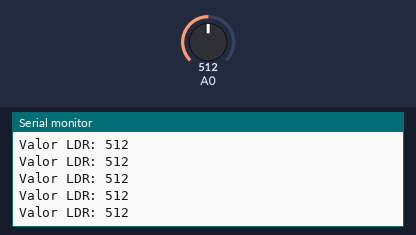
Bench run of a sketch on a simulated ESP8266 (Wemos D1 mini). Parts: the last lines printed to the serial monitor. The inputs (shaded band) are chosen by the test bench; at power-on: A0 = 512.

Above: at 1.2 s.
1.3 s: A0 set to 716
At 1.34 s:
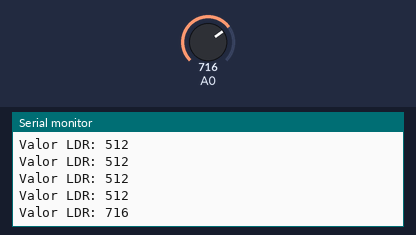
2.8 s: A0 set to 900
At 2.82 s:
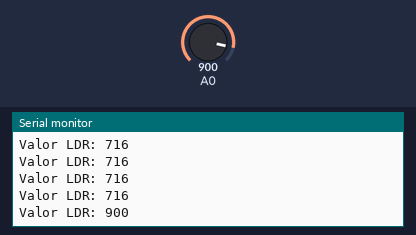
Timing chart, 0 to 5.8 s (numbered marks = the images above; inputs shaded):
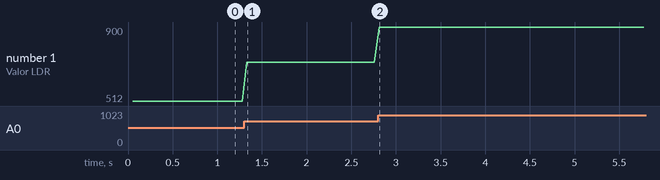

Measured:
- after the input at 1.3 s, the serial monitor: prints a new line at once (image 1)
- after the input at 2.8 s, the serial monitor: prints a new line at once (image 2)
- plotted number 1: 512 → 716 after the input at 1.3 s, 716 → 900 after the input at 2.8 s

The sketch:

adc-read.ino
```cpp
#include "sensor-shield.h"

int valor_ldr = 0;
unsigned long currentMillis = 0;
long previousMillis = 0;        // Variável de controle do tempo
long redLedInterval = 50;     // Tempo em ms do intervalo a ser executado

void setup(void){

  //Configura a serial/uart0 para 115200bps
  Serial.begin(115200);

}

void read_ldr(void){

  //Le o valor do pino analogico A0
  valor_ldr = analogRead(LDR);
  //Imprime o resultado na serial
  Serial.print("Valor LDR: ");
  Serial.println(valor_ldr);

}

void loop(void){

  currentMillis = millis();    //Tempo atual em ms
  	//Lógica de verificação do tempo
  if (currentMillis - previousMillis > redLedInterval) {
    previousMillis = currentMillis;    // Salva o tempo atual
    //Chama a funcao de leitura do ADC
    read_ldr();
  }

}
```
